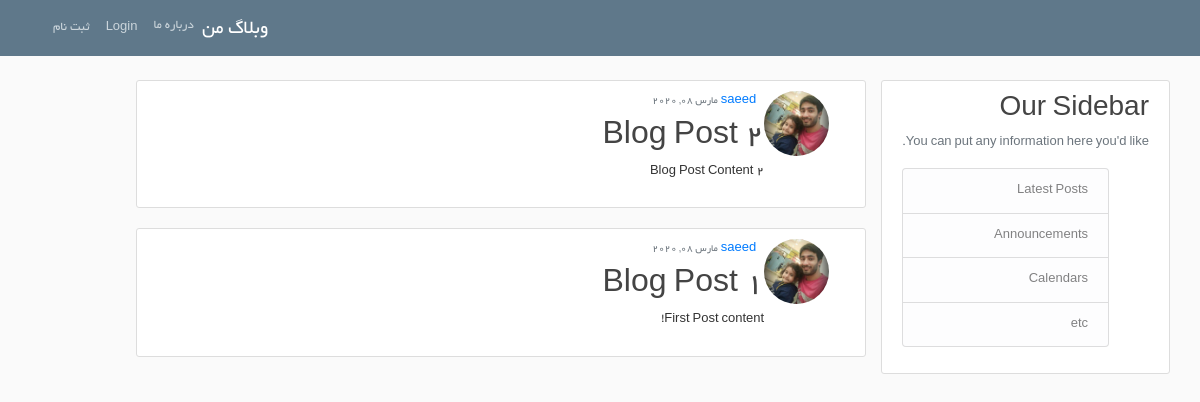
/, run on an earlier commit of the app's database.
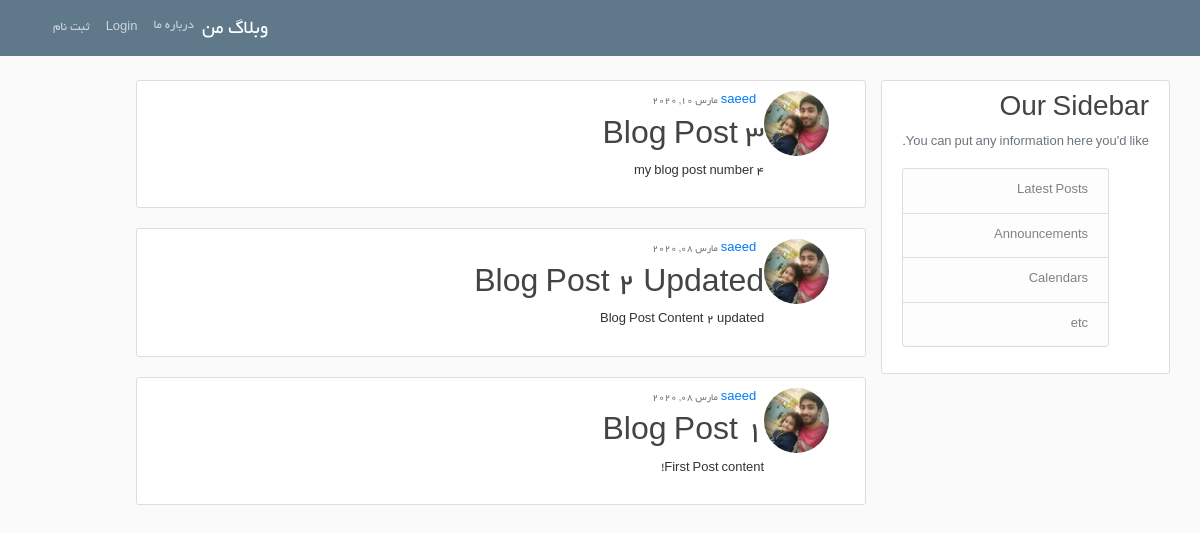
And on a later commit of the database.
### blog/models.py (models this page shows, shortened)
class Post(models.Model):
    title = models.CharField(max_length=100)
    content = models.TextField()
    date_posted = models.DateTimeField(default=timezone.now)
    author = models.ForeignKey(User, on_delete=models.CASCADE)

### users/models.py (models this page shows, shortened)
class Profile(models.Model):
    user = models.OneToOneField(User, on_delete=models.CASCADE)
    image = models.ImageField(default='default.jpg', upload_to='profile_pics')

### blog/views.py (the view)
# urls.py: path('', PostListView.as_view(), name='blog-home'),
class PostListView(ListView):
    model = Post
    template_name = 'blog/home.html'  # <app>/<model>_<viewtype>.html
    context_object_name = 'posts'
    ordering = ['-date_posted']
    paginate_by = 5

### blog/templates/blog/home.html (shortened to what this page needs)
{% extends "blog/base.html" %}
{% load i18n %}
{% block content %}
    {% for post in posts %}
        <article class="media content-section ">
          <img class="rounded-circle article-img " src="{{ post.author.profile.image.url }}">
          <div class="media-body">
            <div class="article-metadata">
              <a class="mr-2" href="{% url 'user-posts' post.author.username %}">{{ post.author }}</a>
              <small class="text-muted">{{ post.date_posted|date:"F d, Y" }}</small>
            </div>
            <h2><a class="article-title" href="{% url 'post-detail' post.id %}">{{ post.title }}</a></h2>
            <p class="article-content">{{ post.content }}</p>
          </div>
        </article>
    {% endfor %}
{% endblock content %}

What changed in the data, as far as the page shows it:
added Post: author.profile.image (picture), author "saeed", date_posted "مارس 10, 2020", title "Blog Post 3", content "my blog post number 4"
changed Post: title "Blog Post 2" → "Blog Post 2 Updated"; content "Blog Post Content 2" → "Blog Post Content 2 updated"
